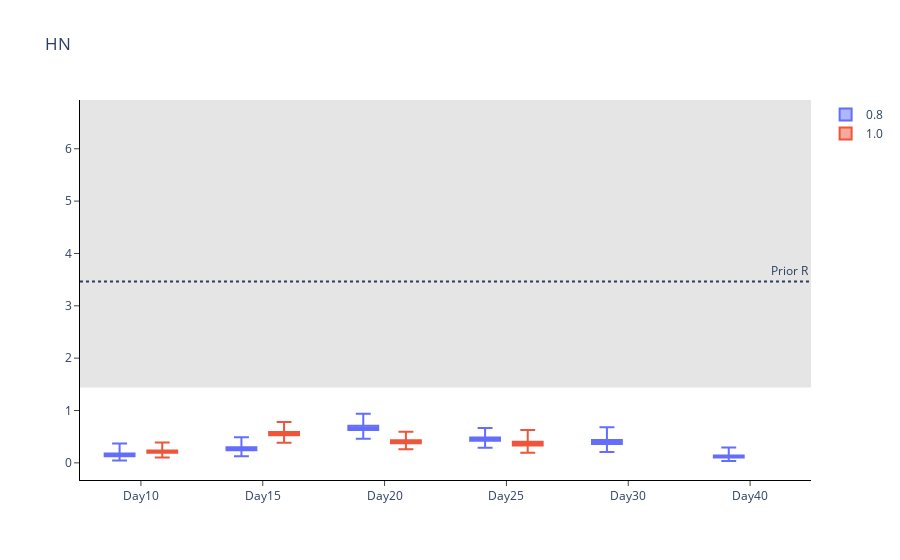

The code cell stored with this chart in its notebook:
### Code cell
# Create list of names for x-axis and traces
group_name = ['Day{}'.format(x) for x in chosen_times]

# Sort results
all_intervals_chosen.sort_values(by=['Epsilon','Time Points'], inplace=True)

# Plot (box plot for inference)
fig = go.Figure()

prior_dist = scipy.stats.gamma(a, scale=1/b)
median = prior_dist.median()
prior_dist_interval = prior_dist.interval(.5)

fig.add_hrect(y0=prior_dist_interval[0], y1=prior_dist_interval[1], line_width=0, fillcolor='black', opacity=0.1)
fig.add_hline(y=median, line_dash='dot',
              annotation_text='Prior R', fillcolor='black',
              annotation_position='top right')

n = len(group_name)
for i in range(len(epsilon_range)):
    fig.add_trace(
        go.Box(
            mean=all_intervals_chosen.loc[all_intervals_chosen['Central Probability']==0]['Mean'][i*n:(i+1)*n],
            median=all_intervals_chosen.loc[all_intervals_chosen['Central Probability']==0]['Lower bound CI'][i*n:(i+1)*n],
            q1=all_intervals_chosen.loc[all_intervals_chosen['Central Probability']==0.25]['Lower bound CI'][i*n:(i+1)*n],
            q3=all_intervals_chosen.loc[all_intervals_chosen['Central Probability']==0.25]['Upper bound CI'][i*n:(i+1)*n],
            upperfence=all_intervals_chosen.loc[all_intervals_chosen['Central Probability']==0.95]['Upper bound CI'][i*n:(i+1)*n],
            lowerfence=all_intervals_chosen.loc[all_intervals_chosen['Central Probability']==0.95]['Lower bound CI'][i*n:(i+1)*n],
            x=group_name,
            name=str(round(epsilon_range[i],1))
        )
    )
fig.update_layout(boxmode='group', title='HN', plot_bgcolor='white',
    xaxis=dict(linecolor='black'),
    yaxis=dict(linecolor='black'))

fig.update_xaxes(ticks='outside')
fig.update_yaxes(ticks='outside')

# fig.write_image('HN-inf-r.pdf')
fig.show()

### Figure 1 — Plotly figure (JSON) as saved in the notebook; plotly's stock layout.template omitted (floating-point values rounded to 4 significant figures)
{"data": [{"lowerfence": [0.04479, 0.127, 0.4582, 0.2901, 0.2082, 0.03531], "mean": [0.1666, 0.2784, 0.6752, 0.4588, 0.4087, 0.1313], "median": [0.1522, 0.2679, 0.6675, 0.452, 0.3962, 0.12], "name": "0.8", "q1": [0.1282, 0.24, 0.6296, 0.4223, 0.3597, 0.1011], "q3": [0.1791, 0.298, 0.7069, 0.4831, 0.4353, 0.1412], "type": "box", "upperfence": [0.3701, 0.4888, 0.9363, 0.6664, 0.6799, 0.2918], "x": ["Day10", "Day15", "Day20", "Day25", "Day30", "Day40"]}, {"lowerfence": [0.1011, 0.3832, 0.2579, 0.1918], "mean": [0.2217, 0.5638, 0.408, 0.3775], "median": [0.2134, 0.5574, 0.402, 0.3658], "name": "1.0", "q1": [0.1911, 0.526, 0.3755, 0.332], "q3": [0.2373, 0.5902, 0.4296, 0.4021], "type": "box", "upperfence": [0.3893, 0.7804, 0.5927, 0.6297], "x": ["Day10", "Day15", "Day20", "Day25", "Day30", "Day40"]}], "layout": {"annotations": [{"showarrow": false, "text": "Prior R", "x": 1, "xanchor": "right", "xref": "x domain", "y": 3.466, "yanchor": "bottom", "yref": "y"}], "boxmode": "group", "plot_bgcolor": "white", "shapes": [{"fillcolor": "black", "line": {"width": 0}, "opacity": 0.1, "type": "rect", "x0": 0, "x1": 1, "xref": "x domain", "y0": 1.438, "y1": 6.931, "yref": "y"}, {"fillcolor": "black", "line": {"dash": "dot"}, "type": "line", "x0": 0, "x1": 1, "xref": "x domain", "y0": 3.466, "y1": 3.466, "yref": "y"}], "title": {"text": "HN"}, "xaxis": {"linecolor": "black", "ticks": "outside"}, "yaxis": {"linecolor": "black", "ticks": "outside"}}}
